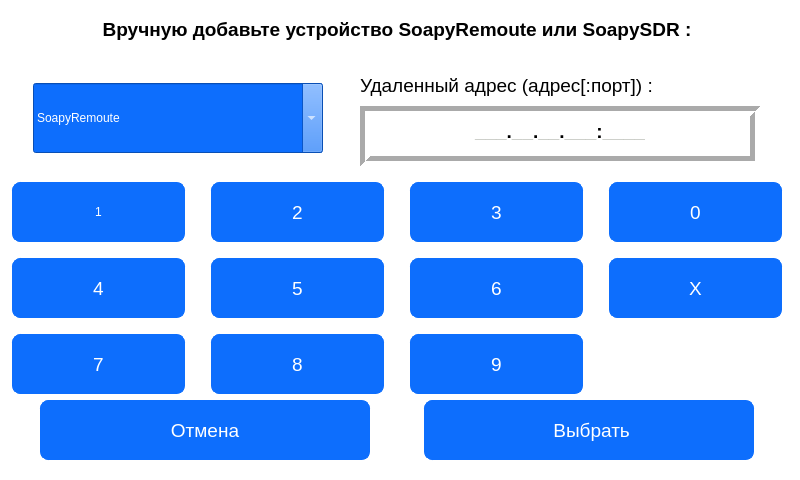
<?xml version="1.0" encoding="UTF-8"?>
<ui version="4.0">
 <class>Form</class>
 <widget class="QWidget" name="Form">
  <property name="geometry">
   <rect>
    <x>0</x>
    <y>0</y>
    <width>800</width>
    <height>480</height>
   </rect>
  </property>
  <property name="minimumSize">
   <size>
    <width>800</width>
    <height>480</height>
   </size>
  </property>
  <property name="maximumSize">
   <size>
    <width>800</width>
    <height>480</height>
   </size>
  </property>
  <property name="windowTitle">
   <string>Подключение к удаленному устройству</string>
  </property>
  <property name="styleSheet">
   <string notr="true">QWidget{
	background-color: #fff;
}
QLabel{
 background-color: #fff;
}

QPushButton {
  background-color: #0d6efd;
  color: #fff;
  border-radius: 8px;
  border: 1px solid #0d6efd;
  padding: 5px 15px;
  margin-top: 10px;
 margin-left: 10px;
 margin-right: 10px;
  outline: 0px;
}
QPushButton:hover,
QPushButton:focus {
  background-color: #0b5ed7;
  border: 3px solid #9ac3fe;
}
QPushButton#cancel_button_remoute{
  	margin-top: 0px;  
	margin-bottom: 10px;
}

QPushButton#continue_button_remoute{
  	margin-top: 0px;
	margin-bottom: 10px;
}
QComboBox{
color: white; 
background-color: #0d6efd;
selection-background-color: lightgreen;
    font: normal normal 27px &quot;Arial&quot;;
}
QComboBox QAbstractItemView {
    background-color: #0d6efd;
    selection-background-color: lightgreen;
    font: normal normal 27px &quot;Arial&quot;;
}
QComboBox QAbstractItemView::item {
    height: 100px;  
    font: normal normal 27px &quot;Arial&quot;;
}
QListWidget
{
font: normal normal 27px &quot;Arial&quot;;
border : 2px solid black;
background-color: #0d6efd;
}

 QListView::item:selected
{
border : 2px solid black;
background : green;
}
</string>
  </property>
  <widget class="QWidget" name="verticalLayoutWidget_2">
   <property name="geometry">
    <rect>
     <x>0</x>
     <y>-20</y>
     <width>794</width>
     <height>504</height>
    </rect>
   </property>
   <layout class="QGridLayout" name="gridLayout">
    <item row="0" column="0">
     <layout class="QVBoxLayout" name="verticalLayout">
      <item>
       <widget class="QLabel" name="label_4">
        <property name="minimumSize">
         <size>
          <width>790</width>
          <height>70</height>
         </size>
        </property>
        <property name="maximumSize">
         <size>
          <width>790</width>
          <height>70</height>
         </size>
        </property>
        <property name="font">
         <font>
          <family>Arial</family>
          <pointsize>14</pointsize>
          <weight>75</weight>
          <bold>true</bold>
         </font>
        </property>
        <property name="text">
         <string>Вручную добавьте устройство SoapyRemoute или SoapySDR :</string>
        </property>
        <property name="alignment">
         <set>Qt::AlignCenter</set>
        </property>
       </widget>
      </item>
      <item>
       <layout class="QHBoxLayout" name="horizontalLayout_2">
        <item>
         <widget class="QComboBox" name="comboBox_choose_remoute">
          <property name="minimumSize">
           <size>
            <width>290</width>
            <height>70</height>
           </size>
          </property>
          <property name="maximumSize">
           <size>
            <width>290</width>
            <height>70</height>
           </size>
          </property>
          <property name="editable">
           <bool>true</bool>
          </property>
          <item>
           <property name="text">
            <string>SoapyRemoute</string>
           </property>
          </item>
          <item>
           <property name="text">
            <string>SoapySDR</string>
           </property>
          </item>
         </widget>
        </item>
        <item>
         <layout class="QVBoxLayout" name="verticalLayout_2">
          <item>
           <widget class="QLabel" name="label_2">
            <property name="minimumSize">
             <size>
              <width>400</width>
              <height>30</height>
             </size>
            </property>
            <property name="maximumSize">
             <size>
              <width>400</width>
              <height>30</height>
             </size>
            </property>
            <property name="font">
             <font>
              <family>Arial</family>
              <pointsize>14</pointsize>
             </font>
            </property>
            <property name="text">
             <string>Удаленный адрес (адрес[:порт]) :</string>
            </property>
           </widget>
          </item>
          <item>
           <widget class="QTextEdit" name="textEdit_port_remoute">
            <property name="minimumSize">
             <size>
              <width>400</width>
              <height>60</height>
             </size>
            </property>
            <property name="maximumSize">
             <size>
              <width>400</width>
              <height>60</height>
             </size>
            </property>
            <property name="font">
             <font>
              <family>Arial</family>
             </font>
            </property>
            <property name="contextMenuPolicy">
             <enum>Qt::DefaultContextMenu</enum>
            </property>
            <property name="frameShape">
             <enum>QFrame::Box</enum>
            </property>
            <property name="lineWidth">
             <number>5</number>
            </property>
            <property name="midLineWidth">
             <number>0</number>
            </property>
            <property name="tabChangesFocus">
             <bool>false</bool>
            </property>
            <property name="html">
          <string>&lt;!DOCTYPE HTML PUBLIC &quot;-//W3C//DTD HTML 4.0//EN&quot; &quot;http://www.w3.org/TR/REC-html40/strict.dtd&quot;&gt;
&lt;html&gt;&lt;head&gt;&lt;meta name=&quot;qrichtext&quot; content=&quot;1&quot; /&gt;&lt;style type=&quot;text/css&quot;&gt;
p, li { white-space: pre-wrap; }
&lt;/style&gt;&lt;/head&gt;&lt;body style=&quot; font-family:'Arial'; font-size:11pt; font-weight:400; font-style:normal;&quot;&gt;
&lt;p align=&quot;center&quot; style=&quot; margin-top:0px; margin-bottom:0px; margin-left:0px; margin-right:0px; -qt-block-indent:0; text-indent:0px;&quot;&gt;&lt;span style=&quot; font-family:'Ubuntu'; font-size:14pt; font-weight:600; color:#babdb6;&quot;&gt;___&lt;/span&gt;&lt;span style=&quot; font-family:'Arial'; font-size:14pt; font-weight:600;&quot;&gt;.&lt;/span&gt;&lt;span style=&quot; font-family:'Arial'; font-size:14pt; font-weight:600; color:#babdb6;&quot;&gt;__&lt;/span&gt;&lt;span style=&quot; font-family:'Arial'; font-size:14pt; font-weight:600;&quot;&gt;.&lt;/span&gt;&lt;span style=&quot; font-family:'Arial'; font-size:14pt; font-weight:600; color:#babdb6;&quot;&gt;__&lt;/span&gt;&lt;span style=&quot; font-family:'Arial'; font-size:14pt; font-weight:600;&quot;&gt;.&lt;/span&gt;&lt;span style=&quot; font-family:'ArialArial'; font-size:14pt; font-weight:600; color:#babdb6;&quot;&gt;___&lt;/span&gt;&lt;span style=&quot; font-family:'Arial'; font-size:14pt; font-weight:600;&quot;&gt;:&lt;/span&gt;&lt;span style=&quot; font-family:'Arial'; font-size:14pt; font-weight:600; color:#babdb6;&quot;&gt;____&lt;/span&gt;&lt;/p&gt;&lt;/body&gt;&lt;/html&gt;</string>
         </property>
           </widget>
          </item>
         </layout>
        </item>
       </layout>
      </item>
      <item>
       <layout class="QGridLayout" name="gridLayout_4">
        <item row="1" column="0">
         <widget class="QPushButton" name="pushButton_1">
          <property name="minimumSize">
           <size>
            <width>0</width>
            <height>70</height>
           </size>
          </property>
          <property name="maximumSize">
           <size>
            <width>16777215</width>
            <height>70</height>
           </size>
          </property>
          <property name="text">
           <string>1</string>
          </property>
         </widget>
        </item>
        <item row="2" column="1">
         <widget class="QPushButton" name="pushButton_5">
          <property name="minimumSize">
           <size>
            <width>0</width>
            <height>70</height>
           </size>
          </property>
          <property name="maximumSize">
           <size>
            <width>16777215</width>
            <height>70</height>
           </size>
          </property>
          <property name="font">
           <font>
            <family>Arial</family>
            <pointsize>14</pointsize>
           </font>
          </property>
          <property name="text">
           <string>5</string>
          </property>
         </widget>
        </item>
        <item row="3" column="0">
         <widget class="QPushButton" name="pushButton_7">
          <property name="minimumSize">
           <size>
            <width>0</width>
            <height>70</height>
           </size>
          </property>
          <property name="maximumSize">
           <size>
            <width>16777215</width>
            <height>70</height>
           </size>
          </property>
          <property name="font">
           <font>
            <family>Arial</family>
            <pointsize>14</pointsize>
           </font>
          </property>
          <property name="text">
           <string>7</string>
          </property>
         </widget>
        </item>
        <item row="3" column="2">
         <widget class="QPushButton" name="pushButton_9">
          <property name="minimumSize">
           <size>
            <width>0</width>
            <height>70</height>
           </size>
          </property>
          <property name="maximumSize">
           <size>
            <width>16777215</width>
            <height>70</height>
           </size>
          </property>
          <property name="font">
           <font>
            <family>Arial</family>
            <pointsize>14</pointsize>
           </font>
          </property>
          <property name="text">
           <string>9</string>
          </property>
         </widget>
        </item>
        <item row="2" column="0">
         <widget class="QPushButton" name="pushButton_4">
          <property name="minimumSize">
           <size>
            <width>0</width>
            <height>70</height>
           </size>
          </property>
          <property name="maximumSize">
           <size>
            <width>16777215</width>
            <height>70</height>
           </size>
          </property>
          <property name="font">
           <font>
            <family>Arial</family>
            <pointsize>14</pointsize>
           </font>
          </property>
          <property name="text">
           <string>4</string>
          </property>
         </widget>
        </item>
        <item row="2" column="2">
         <widget class="QPushButton" name="pushButton_6">
          <property name="minimumSize">
           <size>
            <width>0</width>
            <height>70</height>
           </size>
          </property>
          <property name="maximumSize">
           <size>
            <width>16777215</width>
            <height>70</height>
           </size>
          </property>
          <property name="font">
           <font>
            <family>Arial</family>
            <pointsize>14</pointsize>
           </font>
          </property>
          <property name="text">
           <string>6</string>
          </property>
         </widget>
        </item>
        <item row="2" column="3">
         <widget class="QPushButton" name="pushButton_x">
          <property name="minimumSize">
           <size>
            <width>0</width>
            <height>70</height>
           </size>
          </property>
          <property name="maximumSize">
           <size>
            <width>16777215</width>
            <height>70</height>
           </size>
          </property>
          <property name="font">
           <font>
            <family>Arial</family>
            <pointsize>14</pointsize>
           </font>
          </property>
          <property name="text">
           <string>X</string>
          </property>
         </widget>
        </item>
        <item row="1" column="2">
         <widget class="QPushButton" name="pushButton_3">
          <property name="minimumSize">
           <size>
            <width>0</width>
            <height>70</height>
           </size>
          </property>
          <property name="maximumSize">
           <size>
            <width>16777215</width>
            <height>70</height>
           </size>
          </property>
          <property name="font">
           <font>
            <family>Arial</family>
            <pointsize>14</pointsize>
           </font>
          </property>
          <property name="text">
           <string>3</string>
          </property>
         </widget>
        </item>
        <item row="1" column="3">
         <widget class="QPushButton" name="pushButton_0">
          <property name="minimumSize">
           <size>
            <width>0</width>
            <height>70</height>
           </size>
          </property>
          <property name="maximumSize">
           <size>
            <width>16777215</width>
            <height>70</height>
           </size>
          </property>
          <property name="font">
           <font>
            <family>Arial</family>
            <pointsize>14</pointsize>
           </font>
          </property>
          <property name="text">
           <string>0</string>
          </property>
         </widget>
        </item>
        <item row="3" column="1">
         <widget class="QPushButton" name="pushButton_8">
          <property name="minimumSize">
           <size>
            <width>0</width>
            <height>70</height>
           </size>
          </property>
          <property name="maximumSize">
           <size>
            <width>16777215</width>
            <height>70</height>
           </size>
          </property>
          <property name="font">
           <font>
            <family>Arial</family>
            <pointsize>14</pointsize>
           </font>
          </property>
          <property name="text">
           <string>8</string>
          </property>
         </widget>
        </item>
        <item row="1" column="1">
         <widget class="QPushButton" name="pushButton_2">
          <property name="minimumSize">
           <size>
            <width>0</width>
            <height>70</height>
           </size>
          </property>
          <property name="maximumSize">
           <size>
            <width>16777215</width>
            <height>70</height>
           </size>
          </property>
          <property name="font">
           <font>
            <family>Arial</family>
            <pointsize>14</pointsize>
           </font>
          </property>
          <property name="text">
           <string>2</string>
          </property>
         </widget>
        </item>
       </layout>
      </item>
      <item>
       <layout class="QHBoxLayout" name="horizontalLayout">
        <item>
         <widget class="QPushButton" name="cancel_button_remoute">
          <property name="minimumSize">
           <size>
            <width>350</width>
            <height>70</height>
           </size>
          </property>
          <property name="maximumSize">
           <size>
            <width>350</width>
            <height>16777215</height>
           </size>
          </property>
          <property name="sizeIncrement">
           <size>
            <width>300</width>
            <height>0</height>
           </size>
          </property>
          <property name="font">
           <font>
            <family>Arial</family>
            <pointsize>14</pointsize>
           </font>
          </property>
          <property name="text">
           <string>Отмена</string>
          </property>
         </widget>
        </item>
        <item>
         <widget class="QPushButton" name="continue_button_remoute">
          <property name="minimumSize">
           <size>
            <width>350</width>
            <height>70</height>
           </size>
          </property>
          <property name="maximumSize">
           <size>
            <width>350</width>
            <height>70</height>
           </size>
          </property>
          <property name="font">
           <font>
            <family>Arial</family>
            <pointsize>14</pointsize>
           </font>
          </property>
          <property name="text">
           <string> Выбрать</string>
          </property>
         </widget>
        </item>
       </layout>
      </item>
     </layout>
    </item>
   </layout>
  </widget>
 </widget>
 <resources/>
 <connections/>
</ui>
